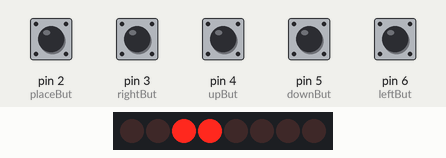
This sketch was run on a simulated Arduino Uno, built with avr-gcc and run on an emulated ATmega328P. Shown: 8 shift-register outputs drawn as a row of LEDs (first output left, lit = HIGH). Wiring (inferred from the names in the program): shift register (74HC595): data pin 8; shift clock pin 10; latch pin 9. Wiring (inferred from the signals the program sends): row of LEDs: on Q0, Q1, Q2, Q3, Q4, Q5, Q6, Q7. The test bench sets the inputs (shaded band); at power-on: pin 2 (placeBut), pin 3 (rightBut), pin 4 (upBut), pin 5 (downBut), pin 6 (leftBut) LOW.

Above: at 1.2 s.
1.3 s: pin 3 (rightBut) pulled HIGH for 0.15 s
At 1.97 s:
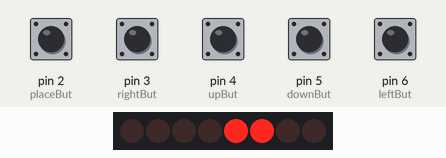
2.0 s: pin 2 (placeBut) pulled HIGH for 0.15 s
At 2.32 s:
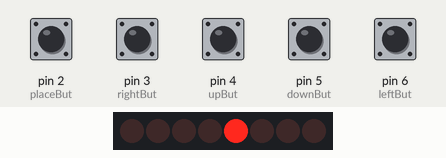
2.7 s: pin 4 (upBut) pulled HIGH for 0.15 s
4.3 s: pin 2 (placeBut) pulled HIGH for 1 s
At 4.87 s:
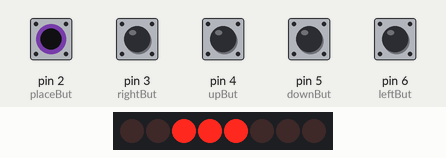
5.9 s: pin 3 (rightBut) pulled HIGH for 1 s
At 6.47 s:
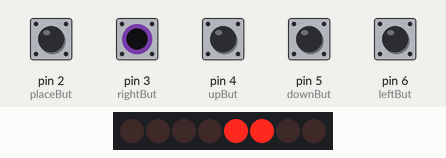
7.5 s: pin 3 (rightBut) pulled HIGH for 0.15 s
At 8.07 s:
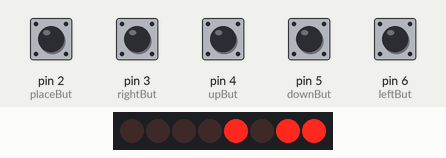
Timing chart, 0 to 9.2 s (numbered marks = the images above; inputs shaded):
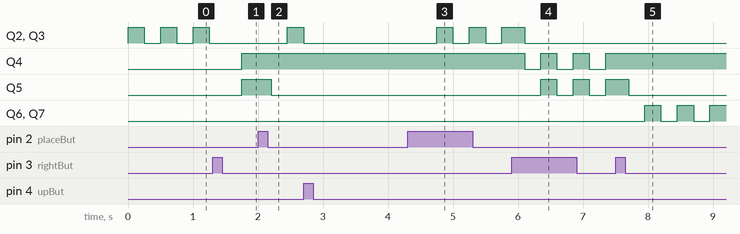

Measured:
- after the input at 4.3 s, Q2, Q3: alternates HIGH for 0.25 s and LOW for 0.25 s, starting after 0.45 s

The sketch:

jogo_da_velha.ino
```cpp
//pinos para controle dos regististradores
const int latchPin = 9;
const int dataPin = 8;
const int clockPin = 10;

//pinos dos botoes(ajustar de acordo com o referencial)
const int leftBut = 6;
const int upBut = 4;
const int downBut = 5;
const int rightBut = 3;
const int placeBut = 2;

const long long int interval = 250;
unsigned long long int previousTime = 0;
const int inputDelay = 200;

int previousColor = -1;
int selectedPos = 0;

//Numeros que serao mandados para os regististradores
int led[3] = {0, 0, 0};
int color[9] = {-1, -1, -1, -1, -1, -1, -1, -1, -1};

int player = 0;

int bit = 0;
int regist = 0;

int butRel = 1;
int update = 1;
int lastIn = -1;

int winner = -1;
int cont = 0;

void setup(){
	pinMode(latchPin, OUTPUT);
	pinMode(dataPin, OUTPUT);
	pinMode(clockPin, OUTPUT);

	pinMode(leftBut, INPUT);
	pinMode(upBut, INPUT);
	pinMode(downBut, INPUT);
	pinMode(rightBut, INPUT);
	pinMode(placeBut, INPUT);

	Serial.begin(9600);
}

/**
 *	Olha se o jogador apertou algum botao e atualiza a posicao
 *  do cursor ou marca a posicao como jogada.
**/
void readInput(){
	bit = 2*(selectedPos%3 + 1);
	regist = selectedPos/3;

	if(digitalRead(leftBut) == HIGH){
		delay(inputDelay);
		bitClear(led[regist], bit);
		bitClear(led[regist], bit + 1);

		if(color[selectedPos] != -1) bitSet(led[regist], bit + color[selectedPos]);

		butRel = 0;

		selectedPos--;
		selectedPos = (selectedPos + 9)%9;
		update = 1;

		lastIn = leftBut;
	}else if(digitalRead(upBut) == HIGH){
		delay(inputDelay);
		bitClear(led[regist], bit);
		bitClear(led[regist], bit + 1);

		if(color[selectedPos] != -1) bitSet(led[regist], bit + color[selectedPos]);

		butRel = 0;

		selectedPos-=3;
		selectedPos = (selectedPos + 9)%9;
		update = 1;

		lastIn = upBut;
	}else if(digitalRead(rightBut) == HIGH){
		delay(inputDelay);
		bitClear(led[regist], bit);
		bitClear(led[regist], bit + 1);

		if(color[selectedPos] != -1) bitSet(led[regist], bit + color[selectedPos]);

		butRel = 0;

		selectedPos++;
		selectedPos = (selectedPos + 9)%9;
		update = 1;

		lastIn = rightBut;
	}else if(digitalRead(downBut) == HIGH){
		delay(inputDelay);

		bitClear(led[regist], bit);
		bitClear(led[regist], bit + 1);

		if(color[selectedPos] != -1) bitSet(led[regist], bit + color[selectedPos]);

		butRel = 0;

		selectedPos+=3;
		selectedPos = (selectedPos + 9)%9;
		update = 1;

		lastIn = downBut;
	}else if(digitalRead(placeBut) == HIGH){
		delay(inputDelay);

		bitClear(led[regist], bit);
		bitClear(led[regist], bit + 1);

		if(color[selectedPos] != -1) bitSet(led[regist], bit + color[selectedPos]);

		butRel = 0;

		if(color[selectedPos] == -1){
		cont++;

		color[selectedPos] = player;

		player = (player + 1)%2;

		bitSet(led[regist], bit + color[selectedPos]);

		selectedPos = 0;
		update = 1;
		}

		lastIn = placeBut;
	}

	if(update == 1){
		bit = 2*(selectedPos%3 + 1);
		regist = selectedPos/3;

		bitSet(led[regist], bit);
		bitSet(led[regist], bit + 1);
	}
}

/**
 *	Olha se a condicao de vitoria foi cumprida para algum dos jogadores.
**/
void checkWin(){
	for(int i=0; i<9; i+=3){
		if(color[i] != -1 && color[i] == color[i+1] && color[i] == color[i+2]){
			winner = color[i];
			return;
		}
	}

	for(int i=0; i<3; i++){
		if(color[i] != -1 && color[i] == color[i+3] && color[i] == color[i+6]){
			winner = color[i];
			return;
		}
	}

	if(color[0] != -1 && color[0] == color[4] && color[0] == color[8]){
		winner = color[0];
		return;
	}
	if(color[2] != -1 && color[2] == color[4] && color[0] == color[6]){
		winner = color[2];
		return;
	}
}

void loop() {
	if(winner == -1){
		checkWin();

		if(cont > 8){ //caso o tabuleiro tenha sido preenchido e nenhum jogador ganhou.
			winner = 2;

			led[0] = 252;
			led[1] = 252;
			led[2] = 252;

			update = 1;

			cont = 0;
		}else if(winner == 0){
			led[0] = 84;
			led[1] = 84;
			led[2] = 84;

			update = 1;

			cont = 0;
		}else if(winner == 1){
			led[0] = 168;
			led[1] = 168;
			led[2] = 168;

			update = 1;

			cont = 0;
		}else{
			if(digitalRead(lastIn) == LOW) butRel = 1;

			if(lastIn == -1 || butRel == 1) readInput();
		}
	}

	unsigned long long int currentTime = millis();

	/**
	 *  Olha se deve piscar o cursor ou todos os leds caso o jogo tenha acabado.
	**/
	if(currentTime - previousTime >= interval){
		previousTime = currentTime;

		if(winner != -1){
		cont++;
		}else{
			bit = 2*(selectedPos%3 + 1);
			regist = selectedPos/3;

			if((led[regist] & ((1<<bit)+(1<<(bit+1)))) != 0){
				bitClear(led[regist], bit);
				bitClear(led[regist], bit + 1);
			}else{
				bitSet(led[regist], bit);
				bitSet(led[regist], bit + 1);
			}
		}

		update = 1;
	}

	if(update == 1){
		for(int i=2; i>=0; i--){
			digitalWrite(latchPin, LOW);
			shiftOut(dataPin, clockPin, MSBFIRST, (winner != -1 && cont%2 == 0 ? 0:led[i]));
			digitalWrite(latchPin, HIGH);
		}
		update = 0;
	}
}
```
